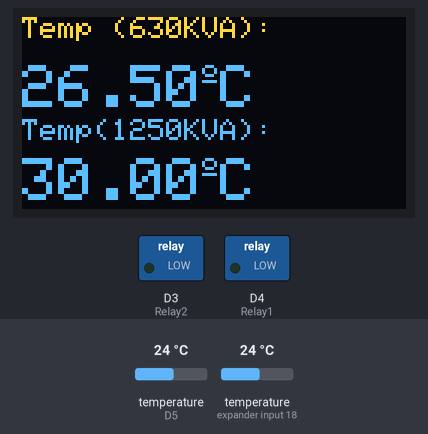
A sketch run on a simulated ESP8266 (NodeMCU). Shown: 128×64 one-colour display, switched loads named in the sketch (green lamp = pin HIGH). The inputs (shaded band) are chosen by the test bench; at power-on: temperature (sensors on D5, expander input 18) 24 °C. The OLED is the two-colour kind (top 16 rows yellow).

Above: at 3.4 s.
3.5 s: temperature (sensor on D5) set to 41.8 °C
At 6.5 s:
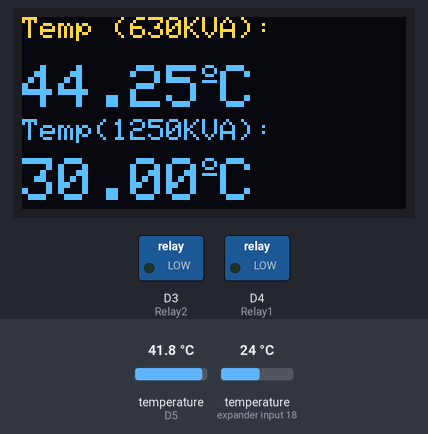
7.2 s: temperature (sensor on D5) set to 43.3 °C
At 9.9 s:
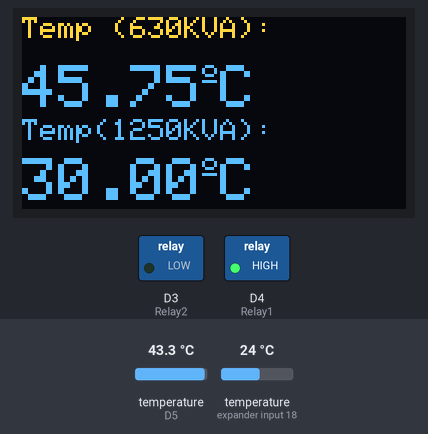
10.9 s: temperature (sensor on expander input 18) set to 38.2 °C
At 12.1 s:
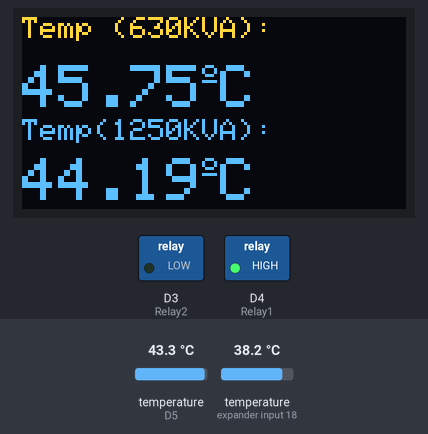
14.6 s: temperature (sensor on expander input 18) set to 39.8 °C
At 17.7 s:
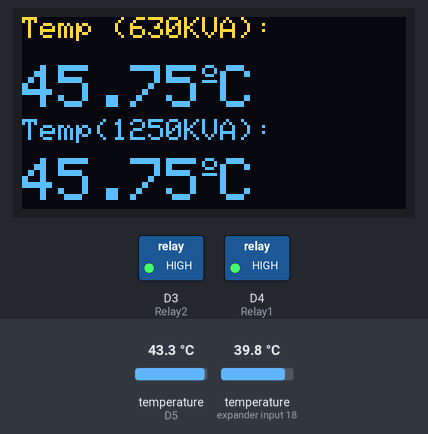
18.3 s: temperature (sensor on D5) set to 40.2 °C
At 21.1 s:
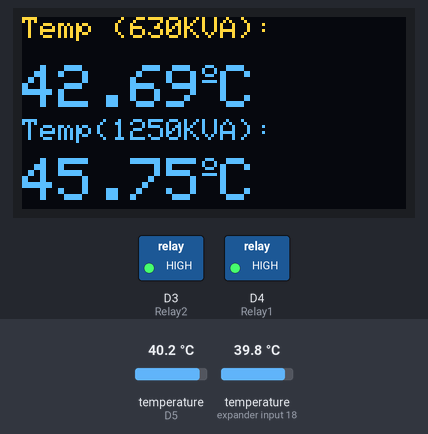
22.0 s: temperature (sensor on D5) set to 39 °C
At 23.3 s:
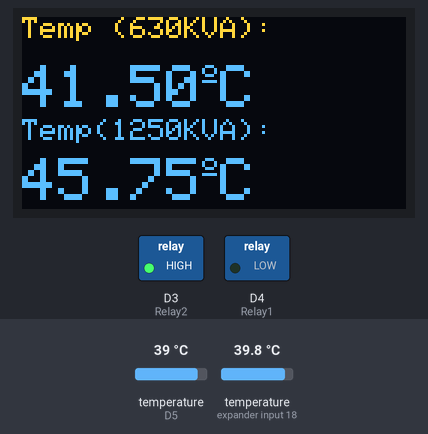
Timing chart, 0 to 25.0 s (numbered marks = the images above; inputs shaded):
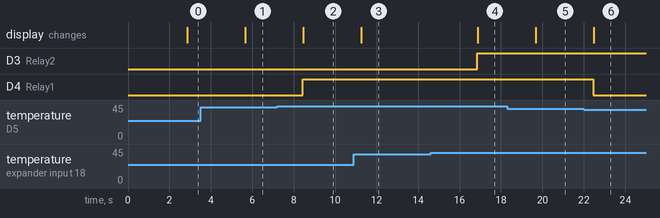

The sketch:

Otomasi-Fan-Trafo-Distribusi.ino
```cpp
#include <OneWire.h>
#include <DallasTemperature.h>
#include <Adafruit_GFX.h>
#include <Adafruit_SSD1306.h>
#include <Adafruit_Sensor.h>

#define SCREEN_WIDTH 128 // OLED display width, in pixels
#define SCREEN_HEIGHT 64 // OLED display height, in pixels

#define ONE_WIRE_BUS D5
OneWire oneWire(ONE_WIRE_BUS);
DallasTemperature sensors(&oneWire);

Adafruit_SSD1306 display(SCREEN_WIDTH, SCREEN_HEIGHT, &Wire, -1);


DeviceAddress sensor1 = { 0x28, 0xFF, 0x64, 0x1E, 0xC, 0x31, 0x31, 0xD9 };
DeviceAddress sensor2 = { 0x28, 0xFF, 0x64, 0x1E, 0xC, 0xD, 0xBB, 0x4B };

const int Relay1 = D4;
const int Relay2 = D3;
void setup(void)
{
  Serial.begin(115200);
  sensors.begin();
  pinMode(Relay1, OUTPUT);
  pinMode(Relay2, OUTPUT);
  digitalWrite(Relay1, LOW);
  digitalWrite(Relay2, LOW);
  sensors.begin();
  if (!display.begin(SSD1306_SWITCHCAPVCC, 0x3C)) {
    Serial.println(F("SSD1306 allocation failed"));
    for (;;);
  }
  delay(2000);
  display.clearDisplay();
  display.setTextColor(WHITE);
}

void loop(void)
{
  sensors.requestTemperatures(); // Send the command to get temperatures
  float temp1 = sensors.getTempC(sensor1) + 2.50 ;
  float temp2 = sensors.getTempC(sensor2) + 6.00;
  //Serial.println(temp1);
  //Serial.println(temp2);
  if (temp1 < 42.00)
  {
    digitalWrite(Relay1, LOW);//relay mati
  }
  if (temp1 >= 45.00)
  {
    digitalWrite(Relay1, HIGH); //relay on
  }
  if (temp2 < 42.00)
  {
    digitalWrite(Relay2, LOW);//relay mati
  }
  if (temp2 >= 45.00)
  {
    digitalWrite(Relay2, HIGH); //relay on
  }
  display.clearDisplay();
  display.setTextSize(1);
  display.setCursor(0, 0);
  display.print("Temp (630KVA): ");
  display.setTextSize(2);
  display.setCursor(0, 16);
  display.print(temp1);
  //display.print(" ");
  display.setTextSize(1);
  display.cp437(true);
  display.write(167);
  display.setTextSize(2);
  display.print("C");
  display.setTextSize(1);
  display.setCursor(0, 34);
  display.print("Temp(1250KVA): ");
  display.setTextSize(2);
  display.setCursor(0, 47);
  display.print(temp2);
  //display.print(" ");
  display.setTextSize(1);
  display.cp437(true);
  display.write(167);
  display.setTextSize(2);
  display.print("C");
  display.display();
  delay(2000);
}
```

Measured:
- the behaviour switches between 42.4 and 42.5 °C on temperature (sensor on D5) (found by bisection; images 1 and 2)
- the behaviour switches between 38.9 and 39 °C on temperature (sensor on expander input 18) (found by bisection; images 3 and 4)
- the behaviour switches between 39.5 and 39.4 °C on temperature (sensor on D5) (found by bisection; images 5 and 6)
- after the input at 3.5 s, the display: changes after 2.2 s (image 1)
- after the input at 7.2 s, D4 (Relay1): LOW → HIGH after 1.2 s; the display: changes after 1.3 s (image 2)
- after the input at 10.9 s, the display: changes after 0.37 s (image 3)
- after the input at 14.6 s, D3 (Relay2): LOW → HIGH after 2.2 s; the display: changes after 2.3 s (image 4)
- after the input at 18.3 s, the display: changes after 1.4 s (image 5)
- after the input at 22.0 s, D4 (Relay1): HIGH → LOW after 0.45 s; the display: changes after 0.47 s (image 6)
